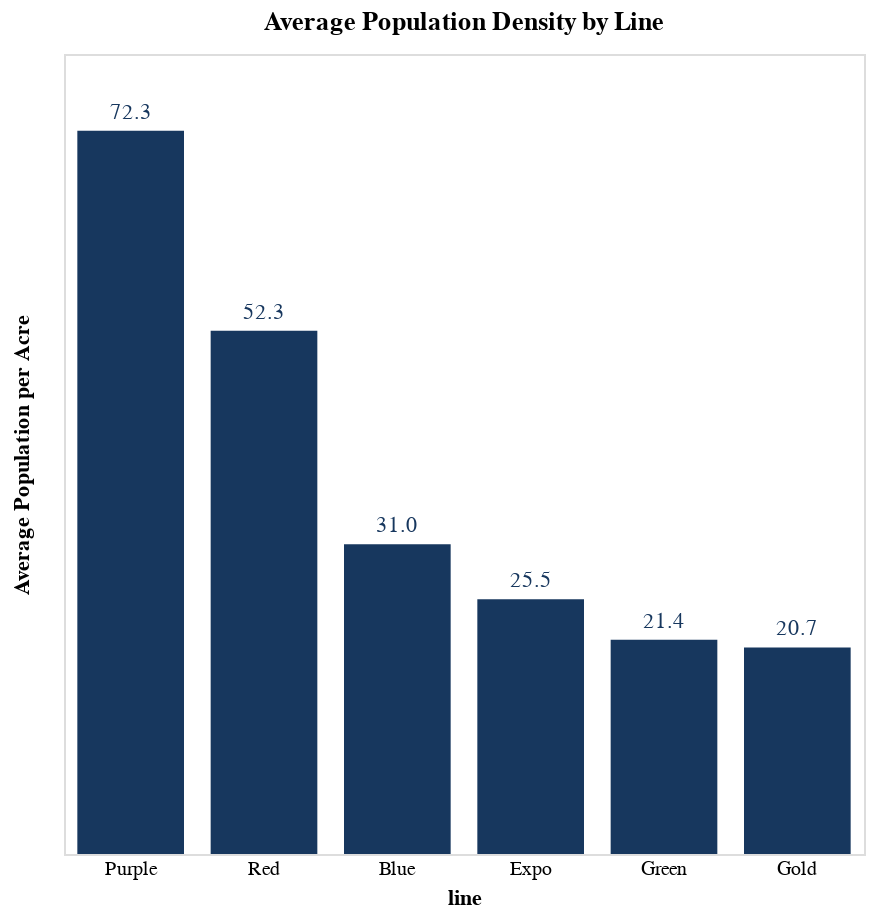

The notebook cell this image was saved under:
### Code cell
# Bar chart of avg pop density
bar=alt.Chart(all2).mark_bar().encode(
    x=alt.X(
        'line',
        sort=alt.EncodingSortField(
            field='pop_acre',
            op='mean',
            order='descending'
        )
    ), 
    y='mean(pop_acre):Q',
    color=alt.value('#17375E ')
)

bar.encoding.x.title = 'line'
bar.encoding.y.title = 'Average Population per Acre'

text=bar.mark_text(
    align='center',
    baseline='top',
    dy=-15
).encode(
    text=alt.Text('mean(pop_acre):Q', format=',.1f')
)

alt.layer(bar, text).configure_view(
    strokeOpacity=0, strokeWidth=0).configure(
    countTitle=' ').configure_scale(
    bandPaddingInner=0.2
    ).configure_axis(
    grid=False, ticks=False, labelAngle=0, domainWidth=0).configure_axisY(
    labelColor='white').properties(
    height=400, width=400, title='Average Population Density by Line')

### Figure 1 — Vega-Lite specification as saved in the notebook (floating-point values rounded to 4 significant figures; data arrays with more than 128 entries replaced by an {"elided": "..."} marker saying what was removed)
{"$schema": "https://vega.github.io/schema/vega-lite/v2.6.0.json", "config": {"axis": {"domainWidth": 0, "grid": false, "labelAngle": 0, "ticks": false}, "axisY": {"labelColor": "white"}, "countTitle": " ", "scale": {"bandPaddingInner": 0.2}, "view": {"height": 300, "width": 400}}, "datasets": {"data-2fc477d0bb57be470337ebe9713fcc19": {"elided": "1072 records"}}, "height": 400, "layer": [{"data": {"name": "data-2fc477d0bb57be470337ebe9713fcc19"}, "encoding": {"color": {"value": "#17375E "}, "x": {"field": "line", "sort": {"field": "pop_acre", "op": "mean", "order": "descending"}, "title": "line", "type": "nominal"}, "y": {"aggregate": "mean", "field": "pop_acre", "title": "Average Population per Acre", "type": "quantitative"}}, "mark": "bar"}, {"data": {"name": "data-2fc477d0bb57be470337ebe9713fcc19"}, "encoding": {"color": {"value": "#17375E "}, "text": {"aggregate": "mean", "field": "pop_acre", "format": ",.1f", "type": "quantitative"}, "x": {"field": "line", "sort": {"field": "pop_acre", "op": "mean", "order": "descending"}, "title": "line", "type": "nominal"}, "y": {"aggregate": "mean", "field": "pop_acre", "title": "Average Population per Acre", "type": "quantitative"}}, "mark": {"align": "center", "baseline": "top", "dy": -15, "type": "text"}}], "title": "Average Population Density by Line", "width": 400}
